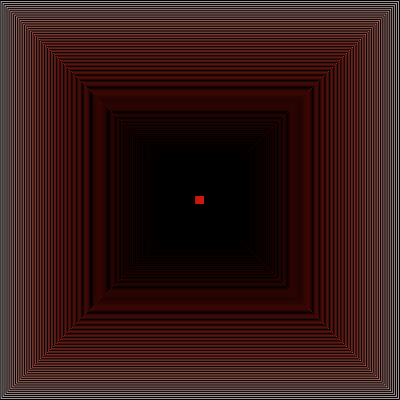
Frame 1 (no input)
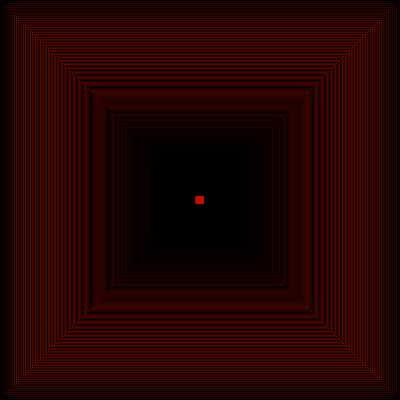
Frame 60 (no input)
Frame 120 (the mouse pressed at the canvas centre since frame 60): identical to frame 60, image omitted

The p5.js sketch that drew these frames (run headless with seeded random() and noise() and a simulated clock; from frame 60 on, the mouse is pressed at the canvas centre):

// p5.js sketch
// ── sketch.js
function setup() {
	createCanvas(400, 400);
	rectMode(CENTER);
}

function draw() {
	background(0, 100);
	fill(200, 40, 10, 10);
	// noStroke();
	drawRect(width/2, height/2, 400-1, 400-1);
}

function drawRect(x, y, len) {
	rect(x, y, len, len);
	if (len > 10) { // 무한 루프에 빠지지 않도록, 제한을 두는 것을 잊지 마세요!!
		drawRect(x, y, len * 0.99);
	}
}
